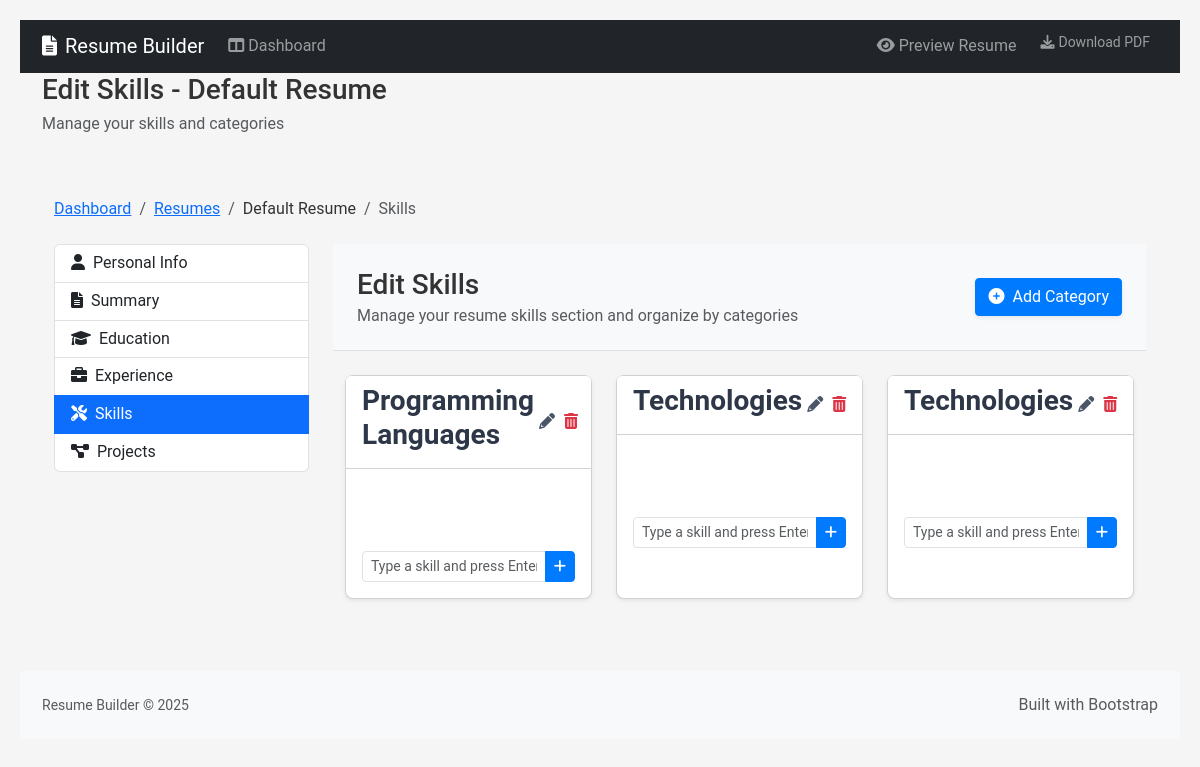
Page /edit_sections/skills.php on the committed database.
### tables this page shows
CREATE TABLE resumes (
                id INTEGER PRIMARY KEY,
                name TEXT NOT NULL,
                description TEXT,
                is_default INTEGER DEFAULT 0,
                created_at TIMESTAMP DEFAULT CURRENT_TIMESTAMP,
                updated_at TIMESTAMP DEFAULT CURRENT_TIMESTAMP
            );

CREATE TABLE skill_categories (
                id INTEGER PRIMARY KEY,
                resume_id INTEGER,
                name TEXT NOT NULL,
                display_order INTEGER,
                is_visible INTEGER DEFAULT 1,
                updated_at TIMESTAMP DEFAULT CURRENT_TIMESTAMP,
                FOREIGN KEY (resume_id) REFERENCES resumes(id) ON DELETE CASCADE
            );

### database/db.php (called while the page is built, shortened)
<?php
class ResumeDB {
    private $db;
    private static $instance = null;
    private function __construct() {
        $dbFile = __DIR__ . '/resume.sqlite';
        $createTables = !file_exists($dbFile);
        try {
            $this->db = new PDO('sqlite:' . $dbFile);
            $this->db->setAttribute(PDO::ATTR_ERRMODE, PDO::ERRMODE_EXCEPTION);
        } catch (PDOException $e) {
            die("Database connection failed: " . $e->getMessage());
        }
    }
    public static function getInstance() {
        if (self::$instance === null) {
            self::$instance = new ResumeDB();
        }
        return self::$instance;
    }
    public function query($sql, $params = []) {
        try {
            $stmt = $this->db->prepare($sql);
            $stmt->execute($params);
            return $stmt->fetchAll(PDO::FETCH_ASSOC);
        } catch (PDOException $e) {
            die("Query failed: " . $e->getMessage());
        }
    }
    public function querySingle($sql, $params = []) {
        try {
            $stmt = $this->db->prepare($sql);
            $stmt->execute($params);
            return $stmt->fetch(PDO::FETCH_ASSOC);
        } catch (PDOException $e) {
            die("Query failed: " . $e->getMessage());
        }
    }
}

### edit_sections/skills.php (the view, shortened to what this page needs)
<?php
require_once '../database/db.php';
require_once 'common.php';
$db = ResumeDB::getInstance();
$resumeId = getResumeId($db);
$resumeName = getResumeName($db, $resumeId);
$categories = $db->query(
    "SELECT * FROM skill_categories WHERE resume_id = ? AND is_visible = 1 ORDER BY display_order",
    [$resumeId]
);
$pageTitle = 'Edit Skills - ' . $resumeName;
$pageDescription = 'Manage your skills and categories';
require_once '../includes/header.php';
?>
<div class="container py-4">
    <div class="row">
        <div class="col-md-3">
        </div>
        <div class="col-md-9">
            <div class="container-fluid py-4 bg-light border-bottom mb-4">
                <div class="container">
                    <div class="row align-items-center">
                        <div class="col">
                            <h1 class="h3 mb-1">Edit Skills</h1>
                            <p class="text-muted mb-0">Manage your resume skills section and organize by categories</p>
                        </div>
                        <div class="col-auto">
                            <button type="button" class="btn btn-primary shadow-sm" data-bs-toggle="modal" data-bs-target="#addCategoryModal">
                                <i class="fas fa-plus-circle me-2"></i>Add Category
                            </button>
                        </div>
                    </div>
                </div>
            </div>
            <div class="container mb-5">
                <div class="row g-4" id="categoriesGrid">
                    <?php if (empty($categories)): ?>
                        <div class="col-12">
                            <div class="text-center py-5 bg-light rounded">
                                <i class="fas fa-layer-group fa-3x mb-3 text-muted"></i>
                                <h3 class="h4 mb-3">No Skill Categories Yet</h3>
                                <p class="text-muted mb-4">Start by adding categories like "Programming Languages" or "Soft Skills"</p>
                                <button type="button" class="btn btn-primary shadow-sm" data-bs-toggle="modal" data-bs-target="#addCategoryModal">
                                    <i class="fas fa-plus-circle me-2"></i>Add Your First Category
                                </button>
                            </div>
                        </div>
                    <?php else: ?>
                        <?php foreach ($categories as $category): ?>
                        <div class="col-md-6 col-lg-4 category-card" data-category-id="<?php echo $category['id']; ?>">
                            <div class="card shadow-sm h-100">
                                <div class="card-header bg-white">
                                    <div class="d-flex align-items-center">
                                        <div class="category-name-container flex-grow-1">
                                            <h3 class="category-name" data-category-id="<?php echo $category['id']; ?>">
                                                <?php echo htmlspecialchars($category['name']); ?>
                                            </h3>
                                        </div>
                                        <div class="btn-group">
                                            <button type="button" class="btn btn-link edit-category-btn p-1" title="Edit Category">
                                                <i class="fas fa-pencil-alt"></i>
                                            </button>
                                            <button type="button" class="btn btn-link text-danger delete-category-btn p-1" title="Delete Category">
                                                <i class="fas fa-trash-alt"></i>
                                            </button>
                                        </div>
                                    </div>
                                </div>
                                <div class="card-body">
                                    <div class="skills-container mb-3">
                                    </div>
                                    <form class="add-skill-form" method="post">
                                        <div class="input-group input-group-sm">
                                            <input type="text" class="form-control skill-input"
                                                   placeholder="Type a skill and press Enter"
                                                   data-category-id="<?php echo $category['id']; ?>">
                                            <button type="submit" class="btn btn-primary">
                                                <i class="fas fa-plus"></i>
                                            </button>
                                        </div>
                                    </form>
                                </div>
                            </div>
                        </div>
                        <?php endforeach; ?>
                    <?php endif; ?>
                </div>
            </div>
        </div>
    </div>
</div>
<?php require_once '../includes/footer.php'; ?>

### includes/header.php (shortened to what this page needs)
<!DOCTYPE html>
<html lang="en">
<head>
    <link href="https://cdn.jsdelivr.net/npm/bootstrap@5.3.0-alpha1/dist/css/bootstrap.min.css" rel="stylesheet">
    <link href="https://cdnjs.cloudflare.com/ajax/libs/font-awesome/6.0.0/css/all.min.css" rel="stylesheet">
    <link rel="stylesheet" href="<?php echo str_contains($_SERVER['PHP_SELF'], 'edit_sections') ? '../style.css' : 'style.css'; ?>">
</head>
<body>
    <nav class="navbar navbar-expand-lg navbar-dark bg-dark mb-4">
        <div class="container">
            <a class="navbar-brand" href="<?php echo str_contains($_SERVER['PHP_SELF'], 'edit_sections') ? '../admin.php' : 'admin.php'; ?>">
                <i class="fas fa-file-alt me-2"></i>Resume Builder
            </a>
            <div class="collapse navbar-collapse" id="navbarMain">
                <ul class="navbar-nav me-auto">
                    <li class="nav-item">
                        <a class="nav-link" href="<?php echo str_contains($_SERVER['PHP_SELF'], 'edit_sections') ? '../admin.php' : 'admin.php'; ?>">
                            <i class="fas fa-columns me-1"></i>Dashboard
                        </a>
                    </li>
                </ul>
                <ul class="navbar-nav">
                    <?php if (isset($_GET['resume_id'])): ?>
                    <li class="nav-item">
                        <a class="nav-link" href="<?php echo str_contains($_SERVER['PHP_SELF'], 'edit_sections') ? '../index.php?resume_id=' . $_GET['resume_id'] : 'index.php?resume_id=' . $_GET['resume_id']; ?>">
                            <i class="fas fa-eye me-1"></i>Preview Resume
                        </a>
                    </li>
                    <li class="nav-item">
                        <a class="nav-link btn btn-sm btn-outline-light ms-2" href="<?php echo str_contains($_SERVER['PHP_SELF'], 'edit_sections') ? '../index.php?resume_id=' . $_GET['resume_id'] . '&download=true' : 'index.php?resume_id=' . $_GET['resume_id'] . '&download=true'; ?>">
                            <i class="fas fa-download me-1"></i>Download PDF
                        </a>
                    </li>
                    <?php else: ?>
                    <li class="nav-item">
                        <a class="nav-link" href="<?php echo str_contains($_SERVER['PHP_SELF'], 'edit_sections') ? '../index.php' : 'index.php'; ?>">
                            <i class="fas fa-eye me-1"></i>Preview Resume
                        </a>
                    </li>
                    <li class="nav-item">
                        <a class="nav-link btn btn-sm btn-outline-light ms-2" href="<?php echo str_contains($_SERVER['PHP_SELF'], 'edit_sections') ? '../index.php?download=true' : 'index.php?download=true'; ?>">
                            <i class="fas fa-download me-1"></i>Download PDF
                        </a>
                    </li>
                    <?php endif; ?>
                </ul>
            </div>
        </div>
    </nav>
    <div class="container">
        <?php if (isset($pageTitle)): ?>
        <div class="row mb-4">
            <div class="col-12">
                <h1 class="h3 mb-2"><?php echo $pageTitle; ?></h1>
                <?php if (isset($pageDescription)): ?>
                <p class="text-muted"><?php echo $pageDescription; ?></p>
                <?php endif; ?>
            </div>
        </div>
        <?php endif; ?>

### style.css (style rules this page uses)
* { font-family: "Roboto", "DejaVu Sans", "Helvetica", Arial, sans-serif; margin: 0; padding: 0; box-sizing: border-box; }
body { color: #333; line-height: 1.3; background: #f5f5f5; padding: 20px; }
.bg-light { background-color: #f8f9fa !important; }
.mb-4 { margin-bottom: 1.5rem !important; }
.navbar { margin-bottom: 0 !important; }
.btn { display: inline-block; font-weight: 400; text-align: center; vertical-align: middle; user-select: none; padding: 0.375rem 0.75rem; font-size: 1rem; line-height: 1.5; border-radius: 0.25rem; transition: color 0.15s ease-in-out, background-color 0.15s ease-in-out, border-color 0.15s ease-in-out, box-shadow 0.15s ease-in-out; }
.btn-primary { color: #fff; background-color: #007bff; border-color: #007bff; }
.btn-sm { padding: 0.25rem 0.5rem; font-size: 0.875rem; line-height: 1.5; border-radius: 0.2rem; }

### edit_sections/skills.php (style rules this page uses)
.card { transition: all 0.2s ease; border-radius: 0.5rem; }
.category-name { font-weight: 600; color: #2d3748; }
.skills-container { min-height: 50px; display: flex; flex-wrap: wrap; gap: 0.5rem; }
.btn-link { color: #4a5568; text-decoration: none; }

### rows in the picture
resumes: pageTitle "Edit Skills - Default Resume"
skill_categories: name "Programming Languages"
skill_categories: name "Technologies"

### other values in the picture
$pageDescription "Manage your skills and categories"
$resumeName "Default Resume"
$sectionName "Skills"
$info['name'] "Personal Info"
$info['name'] "Summary"
$info['name'] "Education"
$info['name'] "Experience"
$info['name'] "Skills"
$info['name'] "Projects"
